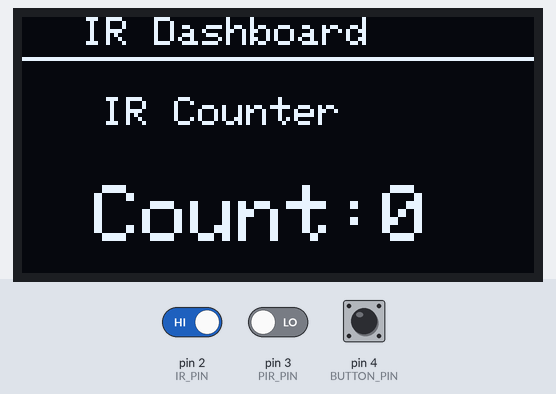
Simulated run of this sketch. Board: Arduino Uno, built with avr-gcc and run on an emulated ATmega328P. On the bench: 128×64 one-colour display. The test bench sets the inputs (shaded band); at power-on: pin 2 (IR_PIN) HIGH, pin 3 (PIR_PIN) LOW, pin 4 (BUTTON_PIN) HIGH.

Above: at 1.2 s.
1.3 s: pin 2 (IR_PIN) driven LOW
At 2.6 s:
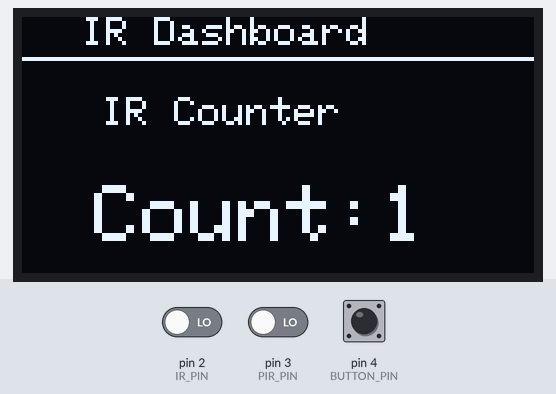
4.3 s: pin 3 (PIR_PIN) driven HIGH
At 5.8 s:
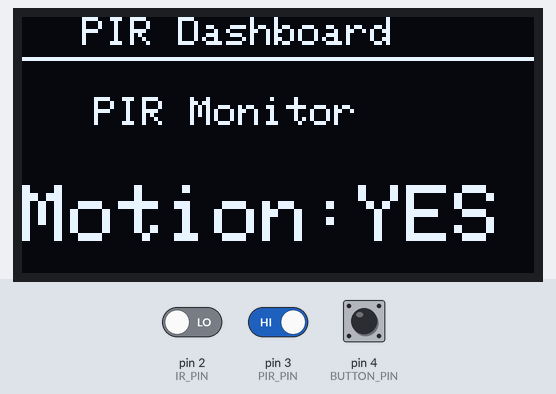
7.3 s: pin 3 (PIR_PIN) driven LOW
At 8.0 s:
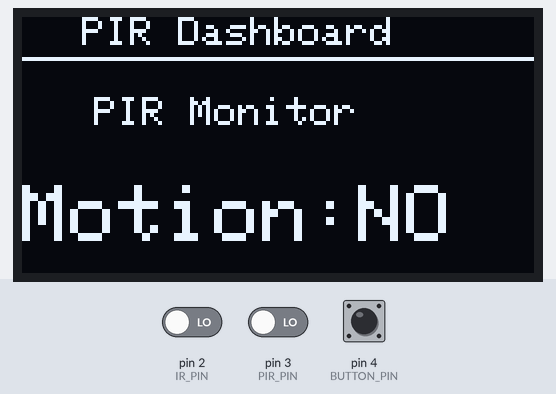
10.3 s: pin 4 (BUTTON_PIN) pulled LOW for 0.15 s
17.4 s: pin 3 (PIR_PIN) driven HIGH
At 21.2 s:
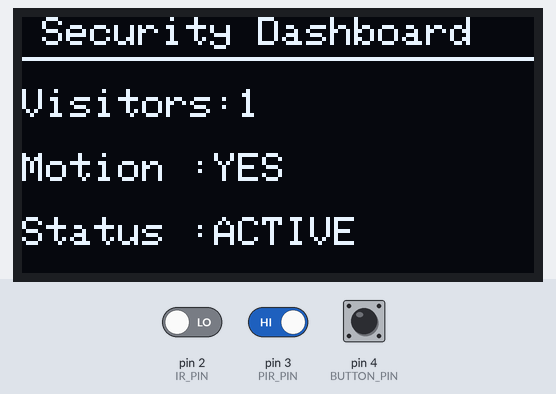
Timing chart, 0 to 21.4 s (numbered marks = the images above; inputs shaded):
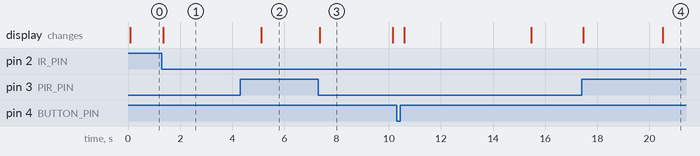

The sketch:

Multi_Page_OLED_Dashboard.ino
```cpp
#include <Wire.h>
#include <Adafruit_GFX.h>
#include <Adafruit_SSD1306.h>

#define SCREEN_WIDTH 128
#define SCREEN_HEIGHT 64
#define OLED_RESET -1

Adafruit_SSD1306 display(SCREEN_WIDTH, SCREEN_HEIGHT, &Wire, OLED_RESET);

// Pins
const int IR_PIN = 2;
const int PIR_PIN = 3;
const int BUTTON_PIN = 4;

// Variables
int visitorCount = 0;
bool lastIRState = HIGH;

int currentPage = 0;

bool lastButtonState = HIGH;

unsigned long lastPageChange = 0;
const unsigned long autoSwitchTime = 5000;

void setup()
{
  pinMode(IR_PIN, INPUT);
  pinMode(PIR_PIN, INPUT);
  pinMode(BUTTON_PIN, INPUT_PULLUP);

  Serial.begin(9600);

  if (!display.begin(SSD1306_SWITCHCAPVCC, 0x3C))
  {
    while (1);
  }

  display.clearDisplay();
  display.display();
}

void loop()
{
  // -----------------------------
  // IR Counter
  // -----------------------------
  bool irState = digitalRead(IR_PIN);

  if (lastIRState == HIGH && irState == LOW)
  {
    visitorCount++;
  }

  lastIRState = irState;

  // -----------------------------
  // Push Button Page Change
  // -----------------------------
  bool buttonState = digitalRead(BUTTON_PIN);

  if (lastButtonState == HIGH && buttonState == LOW)
  {
    currentPage++;

    if (currentPage > 2)
      currentPage = 0;

    lastPageChange = millis();

    delay(200);
  }

  lastButtonState = buttonState;

  // -----------------------------
  // Auto Page Change Every 5 sec
  // -----------------------------
  if (millis() - lastPageChange >= autoSwitchTime)
  {
    currentPage++;

    if (currentPage > 2)
      currentPage = 0;

    lastPageChange = millis();
  }

  // -----------------------------
  // OLED Display
  // -----------------------------
  display.clearDisplay();

  display.setTextColor(SSD1306_WHITE);

  switch(currentPage)
  {

    //============================
    // PAGE 1
    //============================
    case 0:

      display.setTextSize(1);

      display.setCursor(15,0);
      display.println("IR Dashboard");

      display.drawLine(0,10,127,10,WHITE);

      display.setCursor(20,20);
      display.println("IR Counter");

      display.setTextSize(2);
      display.setCursor(18,42);
      display.print("Count:");
      display.print(visitorCount);

      break;

    //============================
    // PAGE 2
    //============================
    case 1:

      display.setTextSize(1);

      display.setCursor(15,0);
      display.println("PIR Dashboard");

      display.drawLine(0,10,127,10,WHITE);

      display.setCursor(18,20);
      display.println("PIR Monitor");

      display.setTextSize(2);

      display.setCursor(0,42);
      display.print("Motion:");

      if (digitalRead(PIR_PIN))
        display.print("YES");
      else
        display.print("NO");

      break;

    //============================
    // PAGE 3
    //============================
    case 2:

      display.setTextSize(1);

      display.setCursor(5,0);
      display.println("Security Dashboard");

      display.drawLine(0,10,127,10,WHITE);

      display.setCursor(0,18);
      display.print("Visitors:");
      display.println(visitorCount);

      display.setCursor(0,34);
      display.print("Motion :");

      if (digitalRead(PIR_PIN))
        display.println("YES");
      else
        display.println("NO");

      display.setCursor(0,50);
      display.print("Status :");

      if (digitalRead(PIR_PIN))
        display.println("ACTIVE");
      else
        display.println("SAFE");

      break;
  }

  display.display();

  delay(50);
}
```

Measured:
- after the input at 1.3 s, the display: changes after 0.06 s (image 1)
- after the input at 4.3 s, the display: changes after 0.81 s (image 2)
- after the input at 7.3 s, the display: changes after 0.05 s (image 3)
- after the input at 17.4 s, the display: first changes after 0.07 s (image 4 shows a later state)
- what the display in image 3 shows lasts 2.8 s, from 7.4 s to 10.2 s
